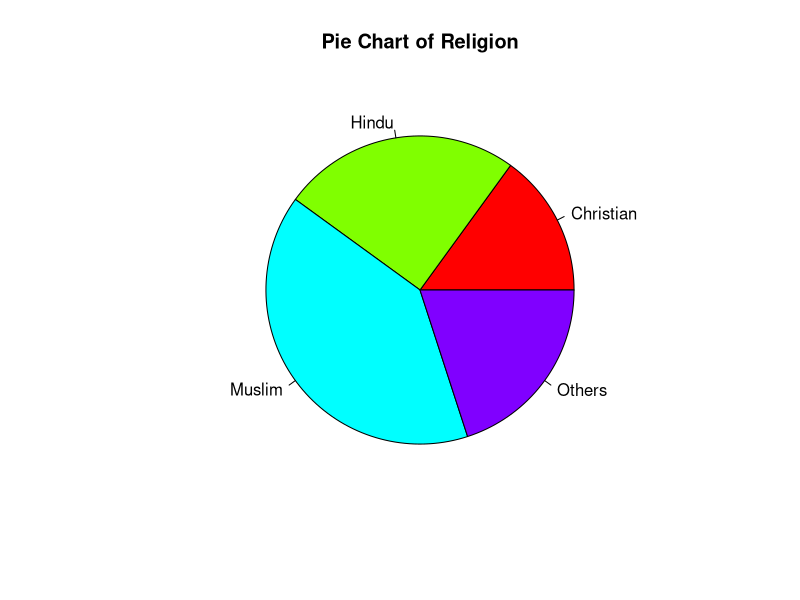
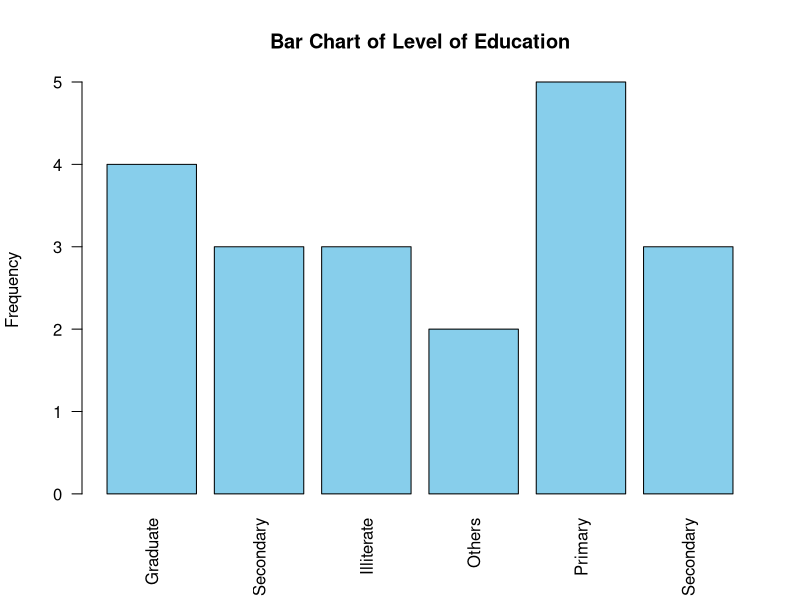

Source code (R) for these figures, in order:
# Create the data frame
data <- data.frame(
  Sex = c("Male", "Female", "Male", "Male", "Female", "Female", "Male", "Male", "Female", "Male",
          "Female", "Male", "Male", "Female", "Male", "Male", "Female", "Male", "Female", "Male"),
  Religion = c("Muslim", "Hindu", "Muslim", "Hindu", "Muslim", "Christian", "Muslim", "Hindu", "Muslim", "Others",
               "Hindu", "Christian", "Others", "Muslim", "Hindu", "Christian", "Muslim", "Others", "Muslim", "Others"),
  Level_of_Education = c("Primary", "Graduate", "Illiterate", "Graduate", "Primary", "Graduate", "Illiterate", "Primary", "Others", "Higher Secondary",
                         "Primary", "Graduate", "Secondary", "Secondary", "Higher Secondary", "Others", "Primary", "Illiterate", "Higher Secondary", "Secondary")
)

# I. Frequency distributions
religion_freq <- table(data$Religion)
education_freq <- table(data$Level_of_Education)

print("Frequency Distribution - Religion:")
print(religion_freq)

print("Frequency Distribution - Level of Education:")
print(education_freq)

# II. Pie chart for Religion
pie(religion_freq, main="Pie Chart of Religion", col=rainbow(length(religion_freq)))
# Comment: The majority of the individuals are Muslim, followed by Hindu and Others.

# III. Bar chart for Level of Education
barplot(education_freq, main="Bar Chart of Level of Education", col="skyblue", ylab="Frequency", las=2)
# Comment: The most common level of education is Primary, followed by Higher Secondary and Graduate.
